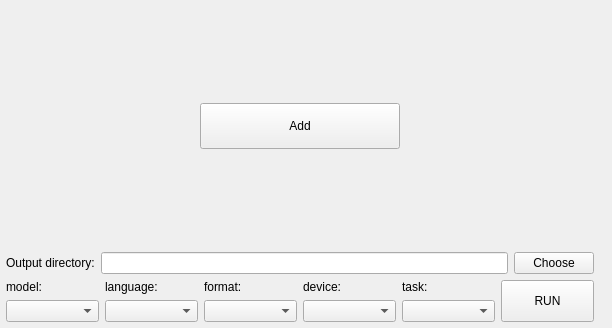
<?xml version="1.0" encoding="UTF-8"?>
<ui version="4.0">
 <class>Form</class>
 <widget class="QWidget" name="Form">
  <property name="geometry">
   <rect>
    <x>0</x>
    <y>0</y>
    <width>612</width>
    <height>328</height>
   </rect>
  </property>
  <property name="windowTitle">
   <string>Form</string>
  </property>
  <widget class="QWidget" name="FormArea">
   <property name="geometry">
    <rect>
     <x>0</x>
     <y>0</y>
     <width>600</width>
     <height>328</height>
    </rect>
   </property>
   <layout class="QVBoxLayout" name="verticalLayout_2">
    <property name="leftMargin">
     <number>6</number>
    </property>
    <property name="topMargin">
     <number>6</number>
    </property>
    <property name="rightMargin">
     <number>6</number>
    </property>
    <property name="bottomMargin">
     <number>6</number>
    </property>
    <item>
     <layout class="QVBoxLayout" name="verticalLayout_6">
      <property name="sizeConstraint">
       <enum>QLayout::SetMinAndMaxSize</enum>
      </property>
      <item>
       <layout class="QVBoxLayout" name="tableLayout">
<!--        <item>-->
<!--         <widget class="QTableWidget" name="tableWidget"/>-->
<!--        </item>-->
       </layout>
      </item>
      <item>
       <layout class="QVBoxLayout" name="verticalLayout">
        <property name="sizeConstraint">
         <enum>QLayout::SetDefaultConstraint</enum>
        </property>
        <item name="verticalSpacerItem1">
         <spacer name="verticalSpacer">
          <property name="orientation">
           <enum>Qt::Vertical</enum>
<!--           <enum>Qt::Horizontal</enum>-->
          </property>
          <property name="sizeHint" stdset="0">
           <size>
            <width>20</width>
<!--            <width>0</width>-->
            <height>40</height>
<!--            <height>0</height>-->
           </size>
          </property>
         </spacer>
        </item>
        <item>
         <layout class="QHBoxLayout" name="horizontalLayout">
          <property name="sizeConstraint">
           <enum>QLayout::SetMinimumSize</enum>
          </property>
          <item>
           <spacer name="horizontalSpacer_2">
            <property name="orientation">
             <enum>Qt::Horizontal</enum>
            </property>
            <property name="sizeHint" stdset="0">
             <size>
              <width>40</width>
              <height>20</height>
             </size>
            </property>
           </spacer>
          </item>
          <item>
           <widget class="QPushButton" name="addBtn">
            <property name="sizePolicy">
             <sizepolicy hsizetype="Preferred" vsizetype="Maximum">
              <horstretch>0</horstretch>
              <verstretch>0</verstretch>
             </sizepolicy>
            </property>
            <property name="minimumSize">
             <size>
              <width>200</width>
              <height>46</height>
             </size>
            </property>
            <property name="text">
             <string>Add</string>
            </property>
           </widget>
          </item>
          <item>
           <spacer name="horizontalSpacer">
            <property name="orientation">
             <enum>Qt::Horizontal</enum>
            </property>
            <property name="sizeHint" stdset="0">
             <size>
              <width>40</width>
              <height>20</height>
             </size>
            </property>
           </spacer>
          </item>
         </layout>
        </item>
        <item name="verticalSpacerItem2">
         <spacer name="verticalSpacer_2">
          <property name="orientation">
           <enum>Qt::Vertical</enum>
          </property>
          <property name="sizeHint" stdset="0">
           <size>
            <width>20</width>
            <height>40</height>
           </size>
          </property>
         </spacer>
        </item>
        <item>
         <layout class="QHBoxLayout" name="horizontalLayout_5">
          <item>
           <widget class="QLabel" name="label_6">
            <property name="text">
             <string>Output directory:</string>
            </property>
           </widget>
          </item>
          <item>
           <widget class="QLineEdit" name="outputDirEdit"/>
          </item>
          <item>
           <widget class="QPushButton" name="chooseDirBtn">
            <property name="text">
             <string>Choose</string>
            </property>
           </widget>
          </item>
         </layout>
        </item>
        <item>
         <layout class="QHBoxLayout" name="horizontalLayout_2">
          <item>
           <layout class="QVBoxLayout" name="verticalLayout_9">
            <item>
             <widget class="QLabel" name="label_4">
              <property name="text">
               <string>model:</string>
              </property>
             </widget>
            </item>
            <item>
             <widget class="QComboBox" name="modelCombo"/>
            </item>
           </layout>
          </item>
          <item>
           <layout class="QVBoxLayout" name="verticalLayout_8">
            <item>
             <widget class="QLabel" name="label_5">
              <property name="text">
               <string>language:</string>
              </property>
             </widget>
            </item>
            <item>
             <widget class="QComboBox" name="languageCombo"/>
            </item>
           </layout>
          </item>
          <item>
           <layout class="QVBoxLayout" name="verticalLayout_7">
            <item>
             <widget class="QLabel" name="labelFormat">
              <property name="text">
               <string>format:</string>
              </property>
             </widget>
            </item>
            <item>
             <widget class="QComboBox" name="formatCombo"/>
            </item>
           </layout>
          </item>
          <item>
           <layout class="QVBoxLayout" name="verticalLayout_4">
            <item>
             <widget class="QLabel" name="label">
              <property name="text">
               <string>device:</string>
              </property>
             </widget>
            </item>
            <item>
             <widget class="QComboBox" name="deviceCombo"/>
            </item>
           </layout>
          </item>
          <item>
           <layout class="QVBoxLayout" name="verticalLayout_3">
            <item>
             <widget class="QLabel" name="label_3">
              <property name="text">
               <string>task:</string>
              </property>
             </widget>
            </item>
            <item>
             <widget class="QComboBox" name="taskCombo"/>
            </item>
           </layout>
          </item>
          <item>
           <widget class="QPushButton" name="runBtn">
            <property name="sizePolicy">
             <sizepolicy hsizetype="Minimum" vsizetype="Minimum">
              <horstretch>0</horstretch>
              <verstretch>0</verstretch>
             </sizepolicy>
            </property>
            <property name="text">
             <string>RUN</string>
            </property>
           </widget>
          </item>
         </layout>
        </item>
       </layout>
      </item>
     </layout>
    </item>
   </layout>
  </widget>
 </widget>
 <resources/>
 <connections/>
</ui>
